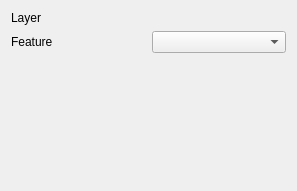
<?xml version="1.0" encoding="UTF-8"?>
<ui version="4.0">
 <class>FeatureVisualizer</class>
 <widget class="QWidget" name="FeatureVisualizer">
  <property name="geometry">
   <rect>
    <x>0</x>
    <y>0</y>
    <width>297</width>
    <height>191</height>
   </rect>
  </property>
  <property name="windowTitle">
   <string>Form</string>
  </property>
  <layout class="QGridLayout" name="gridLayout">
   <item row="0" column="0">
    <widget class="QLabel" name="label_3">
     <property name="text">
      <string>Layer</string>
     </property>
    </widget>
   </item>
   <item row="1" column="1">
    <widget class="QComboBox" name="feature_select"/>
   </item>
   <item row="1" column="0">
    <widget class="QLabel" name="label_2">
     <property name="text">
      <string>Feature</string>
     </property>
    </widget>
   </item>
   <item row="2" column="0" colspan="2">
    <spacer name="verticalSpacer">
     <property name="orientation">
      <enum>Qt::Vertical</enum>
     </property>
     <property name="sizeHint" stdset="0">
      <size>
       <width>20</width>
       <height>40</height>
      </size>
     </property>
    </spacer>
   </item>
  </layout>
 </widget>
 <resources/>
 <connections/>
</ui>
